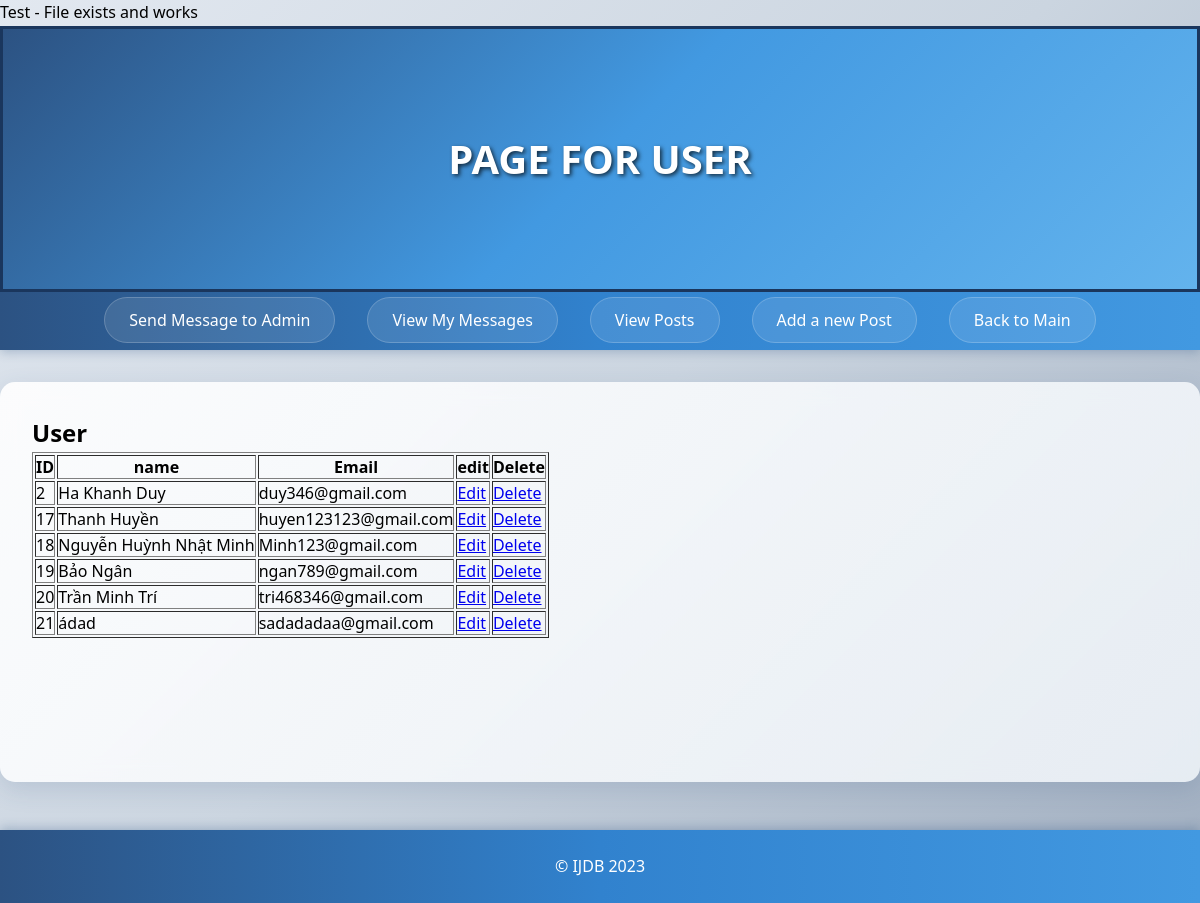
/COURSEWORK/User/manageuser.php, run on the app's committed database.
### tables this page shows
CREATE TABLE `author` (
  `id` int(11) NOT NULL,
  `name` varchar(255) DEFAULT NULL,
  `email` varchar(255) DEFAULT NULL
);

### COURSEWORK/User/manageuser.php (called while the page is built, shortened)
<?php
include '../includes/DatabaseConnection.php';
include '../includes/DataBaseFunction.php';
$users = allusers($pdo);
include '../templates/manageuser.html.php';
$output = ob_get_clean();
include '../templates/user_layout.html.php';
?>

### COURSEWORK/includes/DataBaseFunction.php (called while the page is built, shortened)
<?php
function query($pdo, $sql, $parameters = []){
    $query = $pdo->prepare($sql);
    $query->execute($parameters);
    return $query;
}
function allusers($pdo) {
    $users = query($pdo ,'SELECT * FROM author');
    return $users -> fetchALL();
}

### COURSEWORK/templates/manageuser.html.php (the view, shortened to what this page needs)
<!DOCTYPE html>
<html lang="vi">
<head>
</head>
<body>
    <h2>User</h2>
    <table border="1">
        <tr>
            <th>ID</th>
            <th>name</th>
            <th>Email</th>
            <th>edit</th>
            <th>Delete</th>
        </tr>
        <?php foreach ($users as $user): ?>
        <tr>
            <td><?= htmlspecialchars($user['id'], ENT_QUOTES, 'UTF-8') ?></td>
            <td><?= htmlspecialchars($user['name'], ENT_QUOTES, 'UTF-8') ?></td>
            <td><?= htmlspecialchars($user['email'], ENT_QUOTES, 'UTF-8') ?></td>
            <td>
                <a href="edituser.php?id=<?= $user['id'] ?>">Edit</a>
            <td>
            <a href="deleteuser.php?id=<?= $user['id'] ?>" onclick="return confirm('Do you want to delete this user')">Delete</a>
            </td>
        </tr>
        <?php endforeach; ?>
    </table>
</body>
</html>

### COURSEWORK/templates/user_layout.html.php (shortened to what this page needs)
<!DOCTYPE html>
<html lang="en">
<head>
    <link rel="stylesheet" href="../questions.css">
</head>
<body>
    <header>
        <h1>PAGE FOR USER </h1>
    </header>
    <nav>
        <ul>
            <li><a href="message.php">Send Message to Admin</a></li>
            <li><a href="viewreply.php">View My Messages</a></li>
            <li><a href="posts.php">View Posts</a></li>
            <li><a href="addpost.php">Add a new Post</a></li>
            <li><a href="../index.php">Back to Main</a></li>
        </ul>
    </nav>
    <main>
        <?=$output?>
    </main>
    <footer>
        &copy; IJDB 2023
    </footer>
</body>
</html>

### COURSEWORK/questions.css (style rules this page uses)
* { margin: 0; padding: 0; box-sizing: border-box; }
h1 { width: 100vw; height: 33.33vh; background: linear-gradient(135deg, #2c5282 0%, #4299e1 50%, #63b3ed 100%); border: 3px solid #1a365d; color: #ffffff; font-weight: bold; font-size: 2.5rem; text-align: center; display: flex; align-items: center; justify-content: center; margin-left: calc(-50vw + 50%); text-shadow: 2px 2px 4px rgba(0,0,0,0.7); box-shadow: 0 6px 15px rgba(44, 82, 130, 0.4); }
header { position: relative; overflow: hidden; }
body { font-family: 'Segoe UI', Tahoma, Geneva, Verdana, sans-serif; line-height: 1.6; background: linear-gradient(135deg, #e2e8f0 0%, #cbd5e0 50%, #a0aec0 100%); min-height: 100vh; }
nav { background: linear-gradient(90deg, #2c5282 0%, #3182ce 50%, #4299e1 100%); padding: 1rem; box-shadow: 0 2px 10px rgba(44, 82, 130, 0.3); }
nav ul { list-style: none; display: flex; justify-content: center; }
nav ul li { margin: 0 1rem; }
nav ul li a { color: white; text-decoration: none; padding: 0.7rem 1.5rem; border-radius: 25px; transition: all 0.3s ease; background: rgba(255, 255, 255, 0.1); border: 1px solid rgba(255, 255, 255, 0.2); }
main { max-width: 1200px; margin: 2rem auto; padding: 0 1rem; background: linear-gradient(135deg, rgba(255, 255, 255, 0.9) 0%, rgba(237, 242, 247, 0.9) 100%); border-radius: 15px; box-shadow: 0 8px 25px rgba(44, 82, 130, 0.15); min-height: 400px; padding: 2rem; backdrop-filter: blur(10px); }
footer { background: linear-gradient(90deg, #2c5282 0%, #3182ce 50%, #4299e1 100%); color: white; text-align: center; padding: 1.5rem; margin-top: 3rem; box-shadow: 0 -2px 10px rgba(44, 82, 130, 0.3); }

### data on the page
author: id "2", name "Ha Khanh Duy", email "duy346@gmail.com"
author: id "17", name "Thanh Huyền", email "huyen123123@gmail.com"
author: id "18", name "Nguyễn Huỳnh Nhật Minh", email "Minh123@gmail.com"
author: id "19", name "Bảo Ngân", email "ngan789@gmail.com"
author: id "20", name "Trần Minh Trí", email "tri468346@gmail.com"
author: id "21", name "ádad", email "sadadadaa@gmail.com"
